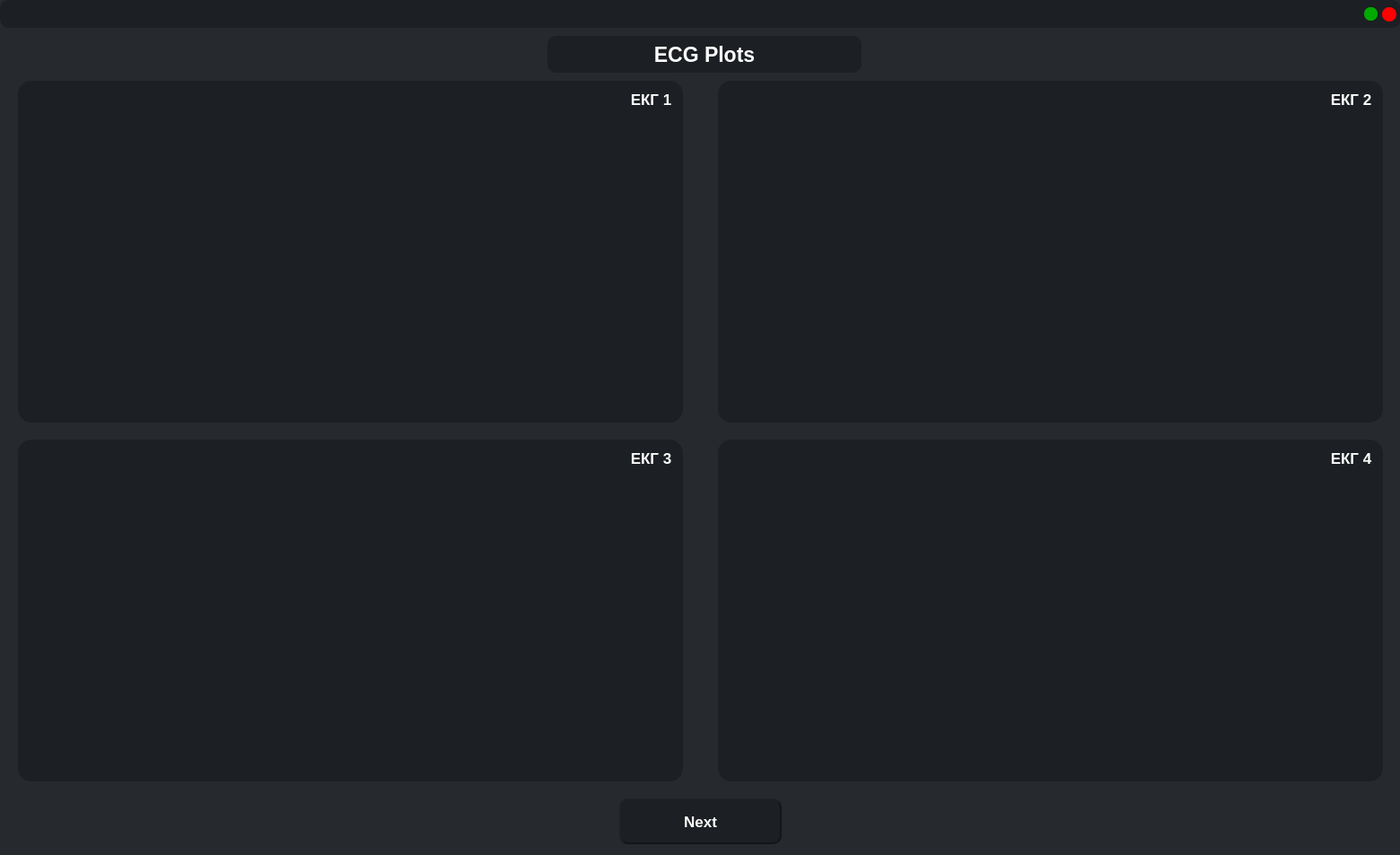
<?xml version="1.0" encoding="UTF-8"?>
<ui version="4.0">
 <class>MainWindow</class>
 <widget class="QMainWindow" name="MainWindow">
  <property name="geometry">
   <rect>
    <x>0</x>
    <y>0</y>
    <width>1560</width>
    <height>953</height>
   </rect>
  </property>
  <property name="windowTitle">
   <string>MainWindow</string>
  </property>
  <property name="styleSheet">
   <string notr="true">background-color: rgb(38, 41, 45);</string>
  </property>
  <widget class="QWidget" name="centralwidget">
   <widget class="QFrame" name="frame_header">
    <property name="geometry">
     <rect>
      <x>0</x>
      <y>0</y>
      <width>1561</width>
      <height>31</height>
     </rect>
    </property>
    <property name="styleSheet">
     <string notr="true">border-radius: 10px;
background-color: rgb(28, 31, 35)</string>
    </property>
    <property name="frameShape">
     <enum>QFrame::StyledPanel</enum>
    </property>
    <property name="frameShadow">
     <enum>QFrame::Raised</enum>
    </property>
    <widget class="QPushButton" name="pushButton_exp">
     <property name="geometry">
      <rect>
       <x>1520</x>
       <y>8</y>
       <width>15</width>
       <height>15</height>
      </rect>
     </property>
     <property name="font">
      <font>
       <family>Segoe UI</family>
       <pointsize>10</pointsize>
       <weight>50</weight>
       <bold>false</bold>
      </font>
     </property>
     <property name="cursor">
      <cursorShape>PointingHandCursor</cursorShape>
     </property>
     <property name="styleSheet">
      <string notr="true">QPushButton{
	background-color: rgb(0, 170, 0);
	border-radius: 7px;
	text-align: center;
}

QPushButton:hover{
	background-color: rgb(0, 111, 0);
}

QPushButton:pressed{
	background-color: rgb(0, 153, 0);
}</string>
     </property>
     <property name="text">
      <string/>
     </property>
    </widget>
    <widget class="QPushButton" name="pushButton_close">
     <property name="geometry">
      <rect>
       <x>1540</x>
       <y>8</y>
       <width>16</width>
       <height>16</height>
      </rect>
     </property>
     <property name="font">
      <font>
       <family>Segoe UI</family>
       <pointsize>10</pointsize>
       <weight>50</weight>
       <bold>false</bold>
      </font>
     </property>
     <property name="cursor">
      <cursorShape>PointingHandCursor</cursorShape>
     </property>
     <property name="styleSheet">
      <string notr="true">QPushButton{
	background-color: rgb(255, 0, 0);
	border-radius: 8px;
	text-align: center;
}

QPushButton:hover{
	background-color: rgb(175, 0, 0);
}

QPushButton:pressed{
	background-color: rgb(229, 0, 0);
}</string>
     </property>
     <property name="text">
      <string/>
     </property>
    </widget>
   </widget>
   <widget class="QLabel" name="label_2">
    <property name="geometry">
     <rect>
      <x>610</x>
      <y>40</y>
      <width>350</width>
      <height>41</height>
     </rect>
    </property>
    <property name="font">
     <font>
      <family>Segoe UI</family>
      <pointsize>17</pointsize>
      <weight>75</weight>
      <bold>true</bold>
     </font>
    </property>
    <property name="styleSheet">
     <string notr="true">color: rgb(255, 255, 255);
background-color: rgb(28, 31, 35);
border-radius: 10px;</string>
    </property>
    <property name="text">
     <string>ECG Plots</string>
    </property>
    <property name="alignment">
     <set>Qt::AlignCenter</set>
    </property>
   </widget>
   <widget class="QWidget" name="EcgWidget_1" native="true">
    <property name="geometry">
     <rect>
      <x>20</x>
      <y>90</y>
      <width>741</width>
      <height>381</height>
     </rect>
    </property>
    <property name="styleSheet">
     <string notr="true">background-color: rgb(28, 31, 35);
border-radius: 15px;</string>
    </property>
   </widget>
   <widget class="QWidget" name="EcgWidget_2" native="true">
    <property name="geometry">
     <rect>
      <x>800</x>
      <y>90</y>
      <width>741</width>
      <height>381</height>
     </rect>
    </property>
    <property name="styleSheet">
     <string notr="true">background-color: rgb(28, 31, 35);
border-radius: 15px;</string>
    </property>
   </widget>
   <widget class="QWidget" name="EcgWidget_3" native="true">
    <property name="geometry">
     <rect>
      <x>20</x>
      <y>490</y>
      <width>741</width>
      <height>381</height>
     </rect>
    </property>
    <property name="styleSheet">
     <string notr="true">background-color: rgb(28, 31, 35);
border-radius: 15px;</string>
    </property>
   </widget>
   <widget class="QWidget" name="EcgWidget_4" native="true">
    <property name="geometry">
     <rect>
      <x>800</x>
      <y>490</y>
      <width>741</width>
      <height>381</height>
     </rect>
    </property>
    <property name="styleSheet">
     <string notr="true">background-color: rgb(28, 31, 35);
border-radius: 15px;</string>
    </property>
   </widget>
   <widget class="QLabel" name="label_3">
    <property name="geometry">
     <rect>
      <x>680</x>
      <y>90</y>
      <width>91</width>
      <height>41</height>
     </rect>
    </property>
    <property name="font">
     <font>
      <family>Segoe UI</family>
      <pointsize>13</pointsize>
      <weight>75</weight>
      <bold>true</bold>
     </font>
    </property>
    <property name="styleSheet">
     <string notr="true">color: rgb(255, 255, 255);
background-color: none;</string>
    </property>
    <property name="text">
     <string>ЕКГ 1</string>
    </property>
    <property name="alignment">
     <set>Qt::AlignCenter</set>
    </property>
   </widget>
   <widget class="QLabel" name="label_4">
    <property name="geometry">
     <rect>
      <x>680</x>
      <y>490</y>
      <width>91</width>
      <height>41</height>
     </rect>
    </property>
    <property name="font">
     <font>
      <family>Segoe UI</family>
      <pointsize>13</pointsize>
      <weight>75</weight>
      <bold>true</bold>
     </font>
    </property>
    <property name="styleSheet">
     <string notr="true">color: rgb(255, 255, 255);
background-color: none;</string>
    </property>
    <property name="text">
     <string>ЕКГ 3</string>
    </property>
    <property name="alignment">
     <set>Qt::AlignCenter</set>
    </property>
   </widget>
   <widget class="QLabel" name="label_5">
    <property name="geometry">
     <rect>
      <x>1460</x>
      <y>90</y>
      <width>91</width>
      <height>41</height>
     </rect>
    </property>
    <property name="font">
     <font>
      <family>Segoe UI</family>
      <pointsize>13</pointsize>
      <weight>75</weight>
      <bold>true</bold>
     </font>
    </property>
    <property name="styleSheet">
     <string notr="true">color: rgb(255, 255, 255);
background-color: none;</string>
    </property>
    <property name="text">
     <string>ЕКГ 2</string>
    </property>
    <property name="alignment">
     <set>Qt::AlignCenter</set>
    </property>
   </widget>
   <widget class="QLabel" name="label_6">
    <property name="geometry">
     <rect>
      <x>1460</x>
      <y>490</y>
      <width>91</width>
      <height>41</height>
     </rect>
    </property>
    <property name="font">
     <font>
      <family>Segoe UI</family>
      <pointsize>13</pointsize>
      <weight>75</weight>
      <bold>true</bold>
     </font>
    </property>
    <property name="styleSheet">
     <string notr="true">color: rgb(255, 255, 255);
background-color: none;</string>
    </property>
    <property name="text">
     <string>ЕКГ 4</string>
    </property>
    <property name="alignment">
     <set>Qt::AlignCenter</set>
    </property>
   </widget>
   <widget class="QPushButton" name="pushButtonNext">
    <property name="geometry">
     <rect>
      <x>690</x>
      <y>890</y>
      <width>181</width>
      <height>51</height>
     </rect>
    </property>
    <property name="font">
     <font>
      <pointsize>13</pointsize>
      <weight>75</weight>
      <bold>true</bold>
     </font>
    </property>
    <property name="cursor">
     <cursorShape>PointingHandCursor</cursorShape>
    </property>
    <property name="styleSheet">
     <string notr="true">QPushButton {
	background-color: rgb(28, 31, 35);
	color: rgb(255, 255, 255);
	border-radius: 10px;
	border-style: outset;
	border-width: 2px;
	border-color:rgb(20, 22, 25)
}

QPushButton:hover {
	background-color: rgb(41, 46, 52);
}

QPushButton:pressed {
	background-color: rgb(33, 37, 42);
}</string>
    </property>
    <property name="text">
     <string>Next</string>
    </property>
   </widget>
  </widget>
 </widget>
 <resources/>
 <connections/>
</ui>
